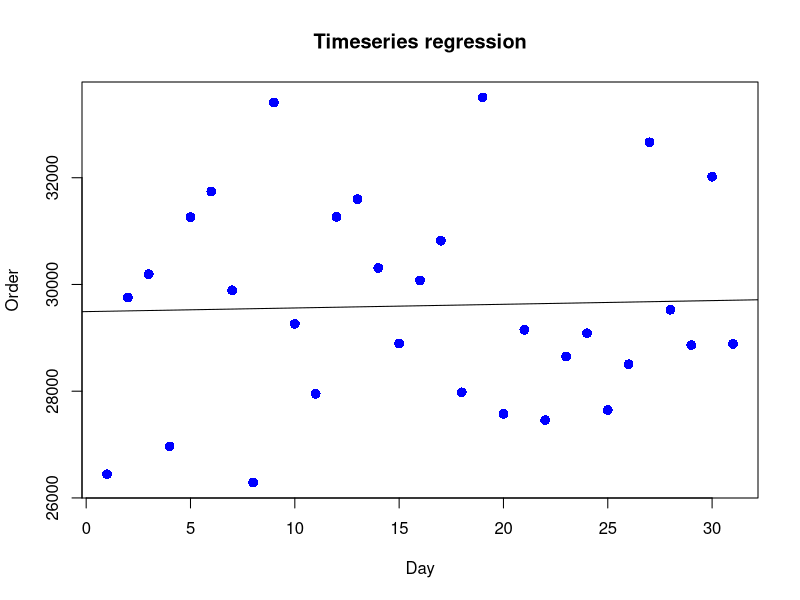
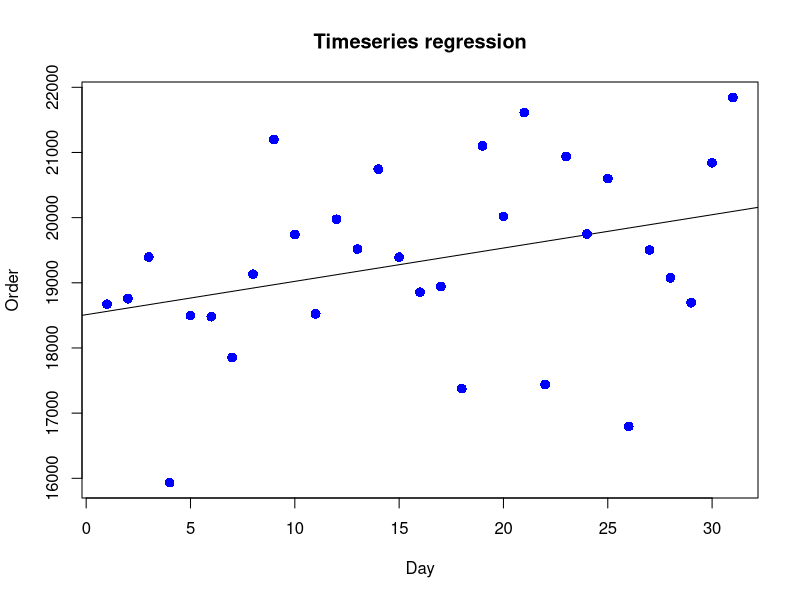
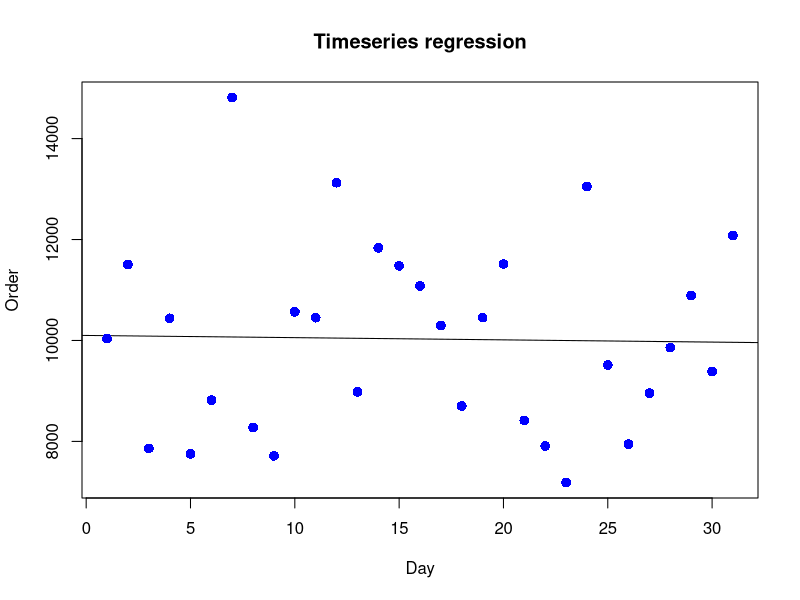

The R source for these figures, in order:
########## 	Creating random numbers: 3 Fulfillment centers and Hourly order data of Oct 2021 #################
year <- 2021
month <- 10
day <- 1:31
Date <- as.Date(ISOdate(year, month, day))
Date

FC1 <- data.frame(c(1:31),Date, rep("FC1", 31), rnorm(31,0.01*30000,1000), rnorm(31,0.03*30000,1000),rnorm(31,0.01*30000),rnorm(31,0.05*30000),rnorm(31,0.04*30000),rnorm(31,0.05*30000),rnorm(31,0.04*30000),rnorm(31,0.05*30000),rnorm(31,0.05*30000),rnorm(31,0.05*30000),rnorm(31,0.05*30000),rnorm(31,0.05*30000),rnorm(31,0.05*30000),rnorm(31,0.06*30000),rnorm(31,0.08*30000),rnorm(31,0.07*30000),rnorm(31,0.07*30000),rnorm(31,0.07*30000),rnorm(31,0.05*30000),rnorm(31,0.02*30000),rnorm(31,0.01*30000),rnorm(31,0.01*30000,500),rnorm(31,0.01*30000,500),rnorm(31,0*30000,0) )
names(FC1) <- c("Seq", "Date","FC_Name", "06","07","08","09","10","11","12","13","14","15","16","17","18","19","20","21","22","23","24","01","02","03","04","05")
FC1

FC2 <- data.frame(c(1:31), Date, rep("FC2", 31), rnorm(31,0.01*20000,1000), rnorm(31,0.03*20000,1000),rnorm(31,0.01*20000),rnorm(31,0.05*20000),rnorm(31,0.04*20000),rnorm(31,0.05*20000),rnorm(31,0.04*20000),rnorm(31,0.05*20000),rnorm(31,0.05*20000),rnorm(31,0.05*20000),rnorm(31,0.05*20000),rnorm(31,0.05*20000),rnorm(31,0.05*20000),rnorm(31,0.06*20000),rnorm(31,0.08*20000),rnorm(31,0.07*20000),rnorm(31,0.07*20000),rnorm(31,0.07*20000),rnorm(31,0.05*20000),rnorm(31,0.02*20000),rnorm(31,0.01*20000),rnorm(31,0.01*20000,500),rnorm(31,0.01*20000,500),rnorm(31,0*20000,0) )
names(FC2) <- c("Seq","Date","FC_Name", "06","07","08","09","10","11","12","13","14","15","16","17","18","19","20","21","22","23","24","01","02","03","04","05")
FC2

FC3 <- data.frame(c(1:31), Date, rep("FC3", 31), rnorm(31,0.01*10000,1000), rnorm(31,0.03*10000,1000),rnorm(31,0.01*10000),rnorm(31,0.05*10000),rnorm(31,0.04*10000),rnorm(31,0.05*10000),rnorm(31,0.04*10000),rnorm(31,0.05*10000),rnorm(31,0.05*10000),rnorm(31,0.05*10000),rnorm(31,0.05*10000),rnorm(31,0.05*10000),rnorm(31,0.05*10000),rnorm(31,0.06*10000),rnorm(31,0.08*10000),rnorm(31,0.07*10000),rnorm(31,0.07*10000),rnorm(31,0.07*10000),rnorm(31,0.05*10000),rnorm(31,0.02*10000),rnorm(31,0.01*10000),rnorm(31,0.01*10000,500),rnorm(31,0.01*10000,500),rnorm(31,0*10000,0) )
names(FC3) <- c("Seq","Date","FC_Name", "06","07","08","09","10","11","12","13","14","15","16","17","18","19","20","21","22","23","24","01","02","03","04","05")
FC3

FC1$Capacity <- 30000
FC2$Capacity <- 20000
FC3$Capacity <- 10000

FC1$Daily_order <- rowSums(FC1[,c(4:27)],na.rm=TRUE)
FC2$Daily_order <- rowSums(FC2[,c(4:27)],na.rm=TRUE)
FC3$Daily_order <- rowSums(FC3[,c(4:27)],na.rm=TRUE)


All_FC_Data <- rbind(FC1, FC2, FC3)

All_FC_Data

############### Descriptive statistics ######################
tapply(All_FC_Data$Daily_order, All_FC_Data$FC_Name, mean)
tapply(All_FC_Data$Daily_order, All_FC_Data$FC_Name, sd)
All_FC_Data$Diff_Capacity <- All_FC_Data$Capacity - All_FC_Data$Daily_order
All_FC_Data$Beyond_Capacity <- ifelse(All_FC_Data$Diff_Capacity > 0, 0, 1)
All_FC_Data
tapply(All_FC_Data$Beyond_Capacity, All_FC_Data$FC_Name, sum)


############# Estimating next month’s order volume #############

### by using Oct Mean ###
library(forecast)
FC1$Daily_Order <- rowSums(FC1[,c(4:27)],na.rm=TRUE)
Forecast_Nov_FC1 <- forecast(FC1$Daily_Order, h=30)

FC2$Daily_Order <- rowSums(FC2[,c(4:27)],na.rm=TRUE)
Forecast_Nov_FC2 <- forecast(FC2$Daily_Order, h=30)

FC3$Daily_Order <- rowSums(FC3[,c(4:27)],na.rm=TRUE)
Forecast_Nov_FC3 <- forecast(FC3$Daily_Order, h=30)

### by using Regression model ###
relation_FC1 <- lm(FC1$Daily_order ~ FC1$Seq)
print(relation_FC1)
summary(relation_FC1)
png(file="linear_FC1.png")
plot(FC1$Seq,FC1$Daily_order, col = "blue", main = "Timeseries regression",
abline(lm(FC1$Daily_order ~ FC1$Seq)), cex =1.3, pch =16, xlab="Day", ylab="Order")
dev.off()

relation_FC2 <- lm(FC2$Daily_order ~ FC2$Seq)
print(relation_FC2)
summary(relation_FC2)
png(file="linear_FC2.png")
plot(FC2$Seq,FC2$Daily_order, col = "blue", main = "Timeseries regression",
     abline(lm(FC2$Daily_order ~ FC2$Seq)), cex =1.3, pch =16, xlab="Day", ylab="Order")
dev.off()

relation_FC3 <- lm(FC3$Daily_order ~ FC1$Seq)
print(relation_FC3)
summary(relation_FC3)
png(file="linear_FC3.png")
plot(FC3$Seq,FC3$Daily_order, col = "blue", main = "Timeseries regression",
     abline(lm(FC3$Daily_order ~ FC3$Seq)), cex =1.3, pch =16, xlab="Day", ylab="Order")
dev.off()
